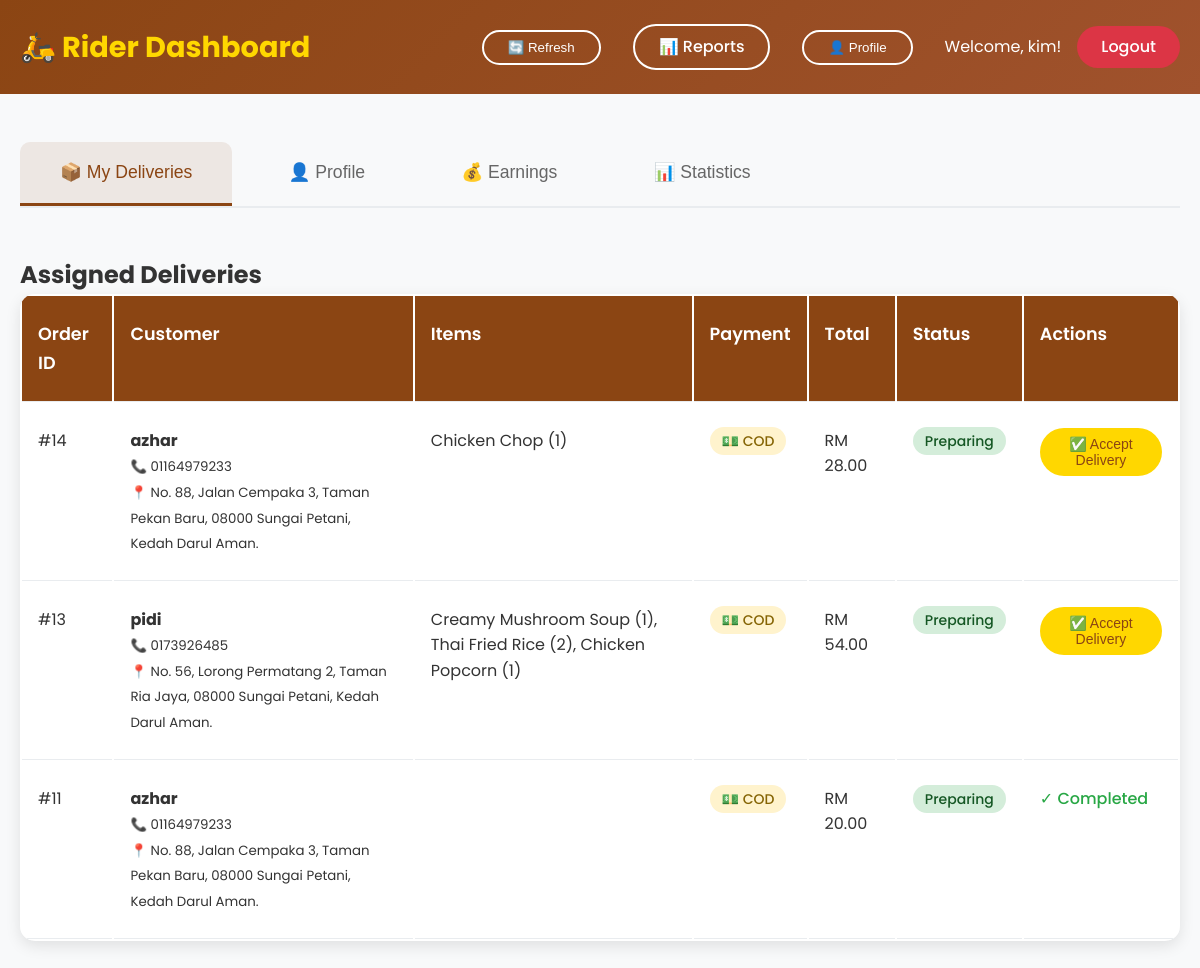
Before: /rider_dashboard.php (signed in) with the older database file.
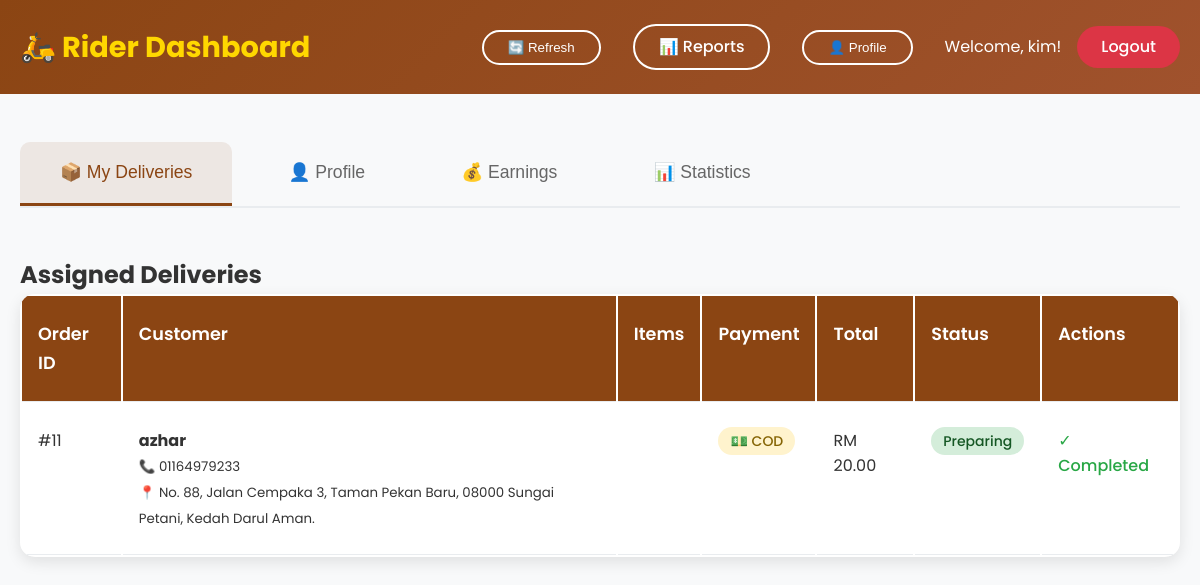
After: the same page with the newer database file.
### tables this page shows
CREATE TABLE `orders` (
  `order_id` int(11) NOT NULL,
  `admin_id` int(11) DEFAULT NULL,
  `cust_id` int(11) DEFAULT NULL,
  `rider_id` int(11) DEFAULT NULL,
  `order_date` datetime DEFAULT NULL,
  `order_status` varchar(50) DEFAULT NULL,
  `total_price` decimal(10,2) DEFAULT NULL,
  `delivery_status` int(11) DEFAULT NULL,
  `payment_method` varchar(10) DEFAULT 'cod',
  `delivery_address` text DEFAULT NULL,
  `payment_proof` varchar(255) DEFAULT NULL
);

CREATE TABLE `customer` (
  `cust_id` int(11) NOT NULL,
  `cust_username` varchar(50) DEFAULT NULL,
  `cust_password` varchar(255) DEFAULT NULL,
  `cust_phonenumber` varchar(20) DEFAULT NULL,
  `cust_email` varchar(100) DEFAULT NULL,
  `cust_address` varchar(255) DEFAULT NULL
);

### rider_dashboard.php (the view, shortened to what the changed rows need)
<?php
include 'config/database.php';
$stmt = $pdo->prepare("SELECT o.*, c.cust_username, c.cust_address, c.cust_phonenumber, o.payment_method,
                      GROUP_CONCAT(CONCAT(p.product_name, ' (', od.qty, ')') SEPARATOR ', ') as items
                      FROM orders o
                      LEFT JOIN customer c ON o.cust_id = c.cust_id
                      LEFT JOIN order_details od ON o.order_id = od.orders_id
                      LEFT JOIN product p ON od.product_id = p.product_id
                      WHERE o.rider_id = ? AND o.order_status IN ('In Delivery', 'Preparing')
                      GROUP BY o.order_id
                      ORDER BY o.order_date DESC");
$stmt->execute([$_SESSION['user_id']]);
$orders = $stmt->fetchAll();
?>
<!DOCTYPE html>
<html lang="en">
<head>
    <link rel="stylesheet" href="css/style.css">
</head>
<body>
<div class="dashboard">
    <div class="container">
        <div class="dashboard-content">
            <div id="orders" class="tab-content active">
                <h2>Assigned Deliveries</h2>
                <?php if (empty($orders)): ?>
                    <div style="background: white; padding: 2rem; border-radius: 15px; text-align: center; box-shadow: 0 5px 15px rgba(0,0,0,0.1);">
                        <h3>No deliveries assigned</h3>
                        <p>You will see your assigned deliveries here when staff assigns them to you.</p>
                    </div>
                <?php else: ?>
                    <div style="background: white; border-radius: 15px; overflow: hidden; box-shadow: 0 5px 15px rgba(0,0,0,0.1);">
                        <table class="data-table">
                            <thead>
                                <tr>
                                    <th>Order ID</th>
                                    <th>Customer</th>
                                    <th>Items</th>
                                    <th>Payment</th>
                                    <th>Total</th>
                                    <th>Status</th>
                                    <th>Actions</th>
                                </tr>
                            </thead>
                            <tbody>
                                <?php foreach ($orders as $order): ?>
                                    <tr>
                                        <td>#<?php echo $order['order_id']; ?></td>
                                        <td>
                                            <strong><?php echo htmlspecialchars($order['cust_username']); ?></strong><br>
                                            <small>📞 <?php echo htmlspecialchars($order['cust_phonenumber']); ?></small><br>
                                            <small>📍 <?php echo htmlspecialchars($order['cust_address']); ?></small>
                                        </td>
                                        <td><?php echo htmlspecialchars($order['items']); ?></td>
                                        <td>
                                            <span class="status-badge <?php echo ($order['payment_method'] ?? 'cod') === 'cod' ? 'status-pending' : 'status-completed'; ?>">
                                                <?php echo ($order['payment_method'] ?? 'cod') === 'cod' ? '💵 COD' : '📱 QR Paid'; ?>
                                            </span>
                                        </td>
                                        <td>RM <?php echo number_format($order['total_price'], 2); ?></td>
                                        <td>
                                            <span class="status-badge status-<?php echo strtolower(str_replace(' ', '', $order['order_status'])); ?>">
                                                <?php echo $order['order_status']; ?>
                                            </span>
                                        </td>
                                        <td>
                                            <form method="POST" style="display: inline-block;">
                                                <?php if ($order['delivery_status'] == 0): ?>
                                                    <button type="submit" name="update_delivery" value="accept" class="btn btn-primary" style="font-size: 0.875rem; margin-bottom: 0.5rem;">
                                                        ✅ Accept Delivery
                                                    </button>
                                                <?php else: ?>
                                                    <span style="color: #28a745; font-weight: 500;">✓ Completed</span>
                                                <?php endif; ?>
                                            </form>
                                        </td>
                                    </tr>
                                <?php endforeach; ?>
                            </tbody>
                        </table>
                    </div>
                <?php endif; ?>
            </div>
        </div>
    </div>
</div>
</body>
</html>

Changed rows visible on the page:
no longer on this page (row edited): orders: order_id "14", cust.cust_username "azhar", cust.cust_phonenumber "01164979233", cust.cust_address "No. 88, Jalan Cempaka 3, Taman Pekan Baru, 08000 Sungai Petani, Kedah Darul Aman.", items "Chicken Chop (1)", payment_method "💵 COD", total_price "28.00", order_status "Preparing", delivery_status "✅ Accept Delivery"
no longer on this page (row edited): orders: order_id "13", cust.cust_username "pidi", cust.cust_phonenumber "0173926485", cust.cust_address "No. 56, Lorong Permatang 2, Taman Ria Jaya, 08000 Sungai Petani, Kedah Darul Aman.", items "Creamy Mushroom Soup (1), Thai Fried Rice (2), Chicken Popcorn (1)", payment_method "💵 COD", total_price "54.00", order_status "Preparing", delivery_status "✅ Accept Delivery"
